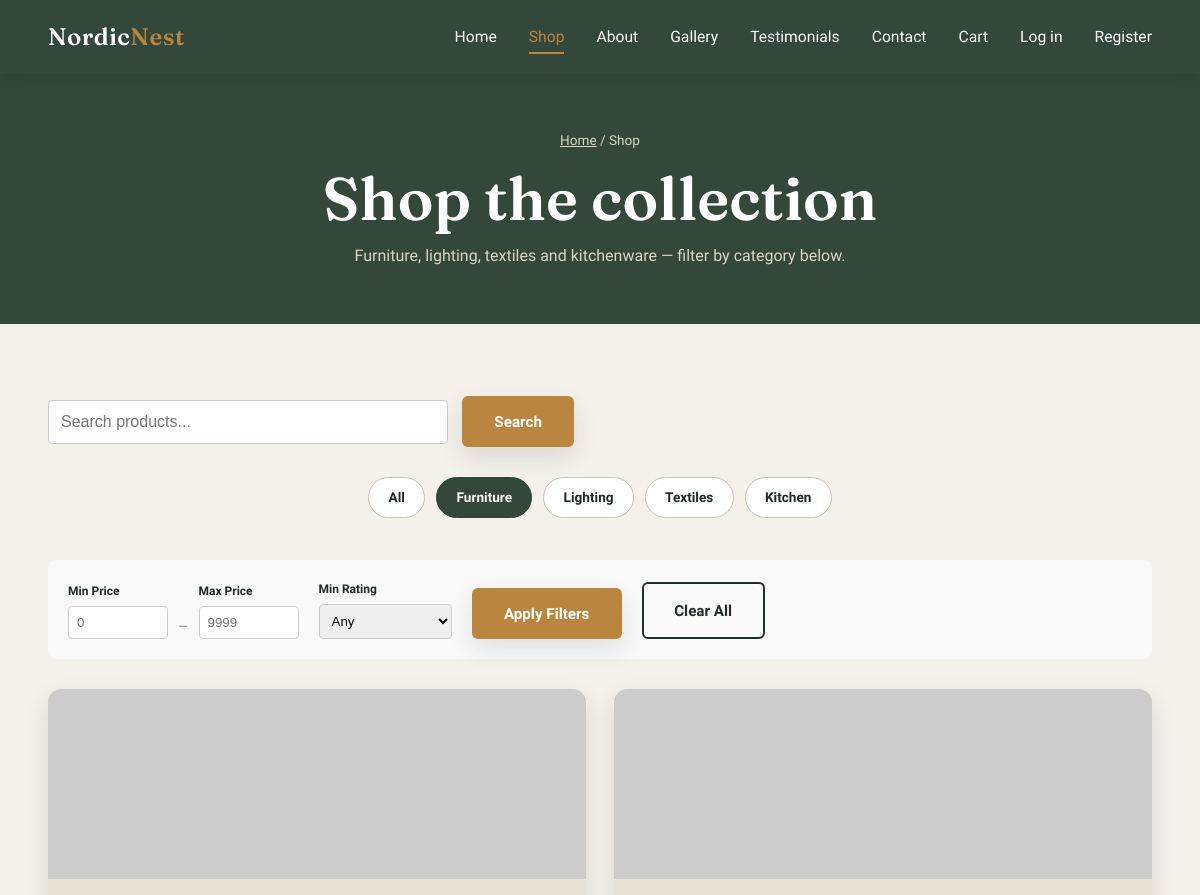
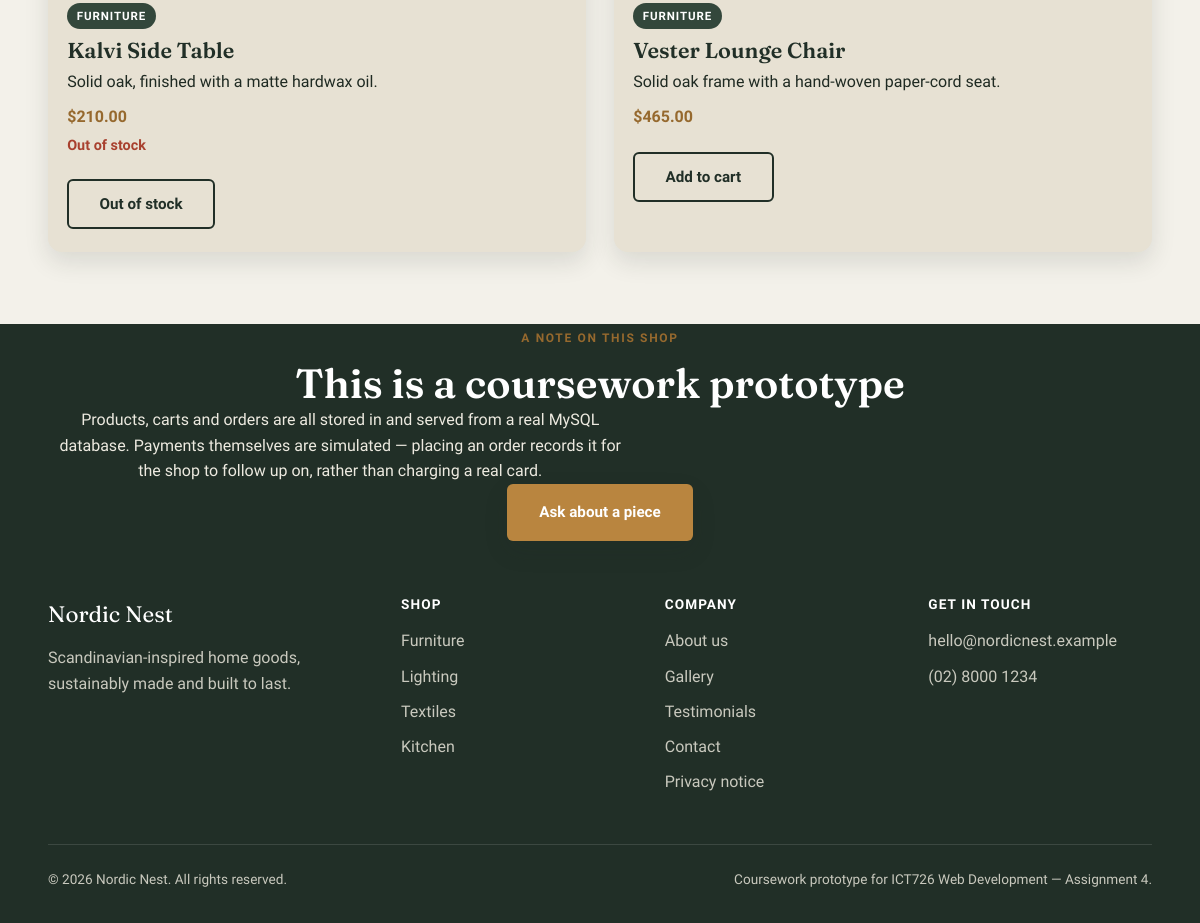
Screenshot of /shop.php?category=Furniture with the database file from the repository (2 pictures, top to bottom).
### tables this page shows
CREATE TABLE IF NOT EXISTS products (
    id              INT UNSIGNED AUTO_INCREMENT PRIMARY KEY,
    name            VARCHAR(150)  NOT NULL,
    category        ENUM('Furniture','Lighting','Textiles','Kitchen') NOT NULL,
    price           DECIMAL(10,2) NOT NULL,
    description     TEXT          NOT NULL,
    image_url       VARCHAR(255)  NOT NULL,
    stock           INT UNSIGNED  NOT NULL DEFAULT 0,
    created_at      TIMESTAMP     NOT NULL DEFAULT CURRENT_TIMESTAMP,
    updated_at      TIMESTAMP     NOT NULL DEFAULT CURRENT_TIMESTAMP ON UPDATE CURRENT_TIMESTAMP
);

### includes/functions.php (called while the page is built, shortened)
<?php
function h(?string $value): string
{
    return htmlspecialchars($value ?? '', ENT_QUOTES, 'UTF-8');
}
function clean(?string $value): string
{
    return trim($value ?? '');
}

### shop.php (the view, shortened to what this page needs)
<?php
require_once __DIR__ . '/includes/functions.php';
$valid_categories = ['Furniture', 'Lighting', 'Textiles', 'Kitchen'];
$category = clean($_GET['category'] ?? '');
$min_price = isset($_GET['min_price']) && $_GET['min_price'] !== '' ? (float)$_GET['min_price'] : 0;
$max_price = isset($_GET['max_price']) && $_GET['max_price'] !== '' ? (float)$_GET['max_price'] : 99999;
$min_rating = isset($_GET['min_rating']) ? (int)$_GET['min_rating'] : 0;
$search = clean($_GET['search'] ?? '');
$where_parts = ['p.price BETWEEN ? AND ?'];
$params = [$min_price, $max_price];
if ($category !== '') {
    $where_parts[] = 'p.category = ?';
    $params[] = $category;
}
$where_clause = 'WHERE ' . implode(' AND ', $where_parts);
$query = "SELECT p.id, p.name, p.category, p.price, p.description, p.image_url, p.stock,
                 COALESCE(AVG(t.rating), 0) as avg_rating,
                 COUNT(DISTINCT CASE WHEN t.status = 'approved' THEN t.id END) as review_count
          FROM products p
          LEFT JOIN testimonials t ON p.id = t.product_id
          $where_clause
          GROUP BY p.id";
$query .= " ORDER BY p.category, p.name";
$stmt = $pdo->prepare($query);
$stmt->execute($params);
$products = $stmt->fetchAll();
require __DIR__ . '/includes/header.php';
?>
<section class="page-header">
  <div class="container">
    <p class="breadcrumb"><a href="index.php">Home</a> / Shop</p>
    <h1>Shop the collection</h1>
    <p class="page-subheading">Furniture, lighting, textiles and kitchenware — filter by category below.</p>
  </div>
</section>
<section class="container section">
  <div class="search-section" style="margin-bottom: 30px;">
    <form method="GET" action="shop.php" class="search-form">
      <input type="text" name="search" placeholder="Search products..." value="<?= h($search) ?>" style="padding: 12px; border: 1px solid #ccc; border-radius: 4px; width: 100%; max-width: 400px; font-size: 16px;">
      <button type="submit" class="btn btn-primary" style="margin-left: 10px;">Search</button>
    </form>
  </div>
  <div class="filter-bar" role="group" aria-label="Filter products by category">
    <a class="filter-btn <?= $category === '' ? 'is-active' : '' ?>" href="shop.php?<?php echo http_build_query(array_filter(['search' => $search, 'min_price' => $min_price > 0 ? $min_price : '', 'max_price' => $max_price < 99999 ? $max_price : '', 'min_rating' => $min_rating > 0 ? $min_rating : ''])); ?>">All</a>
    <?php foreach ($valid_categories as $cat): ?>
      <a class="filter-btn <?= $category === $cat ? 'is-active' : '' ?>" href="shop.php?category=<?= urlencode($cat) ?>&<?php echo http_build_query(array_filter(['search' => $search, 'min_price' => $min_price > 0 ? $min_price : '', 'max_price' => $max_price < 99999 ? $max_price : '', 'min_rating' => $min_rating > 0 ? $min_rating : ''])); ?>"><?= h($cat) ?></a>
    <?php endforeach; ?>
  </div>
  <div class="advanced-filters" style="background: #f9f9f9; padding: 20px; margin: 30px 0; border-radius: 8px; display: flex; gap: 20px; flex-wrap: wrap; align-items: flex-end;">
    <form method="GET" action="shop.php" class="filters-form" style="display: flex; gap: 20px; flex-wrap: wrap; align-items: flex-end; width: 100%;">
      <div style="display: flex; gap: 10px; align-items: flex-end;">
        <div>
          <label for="min_price" style="display: block; font-size: 12px; font-weight: 600; margin-bottom: 5px;">Min Price</label>
          <input type="number" name="min_price" id="min_price" placeholder="0" value="<?= $min_price > 0 ? $min_price : '' ?>" min="0" step="0.01" style="padding: 8px; border: 1px solid #ccc; border-radius: 4px; width: 100px;">
        </div>
        <span style="color: #999;">–</span>
        <div>
          <label for="max_price" style="display: block; font-size: 12px; font-weight: 600; margin-bottom: 5px;">Max Price</label>
          <input type="number" name="max_price" id="max_price" placeholder="9999" value="<?= $max_price < 99999 ? $max_price : '' ?>" min="0" step="0.01" style="padding: 8px; border: 1px solid #ccc; border-radius: 4px; width: 100px;">
        </div>
      </div>
      <div>
        <label for="min_rating" style="display: block; font-size: 12px; font-weight: 600; margin-bottom: 5px;">Min Rating</label>
        <select name="min_rating" id="min_rating" style="padding: 8px; border: 1px solid #ccc; border-radius: 4px;">
          <option value="0" <?= $min_rating == 0 ? 'selected' : '' ?>>Any</option>
        </select>
      </div>
      <button type="submit" class="btn btn-primary">Apply Filters</button>
      <a href="shop.php" class="btn btn-outline">Clear All</a>
    </form>
  </div>
  <?php if (empty($products)): ?>
    <p>No products found matching your filters. Try adjusting your search or filters.</p>
  <?php else: ?>
    <div class="shelf-row">
      <?php foreach ($products as $p): $stock = (int)$p['stock']; ?>
        <article class="card">
          <img src="<?= h($p['image_url']) ?>" alt="<?= h($p['name']) ?>" loading="lazy">
          <div class="card-body">
            <span class="card-tag"><?= h($p['category']) ?></span>
            <h3><a href="product.php?id=<?= (int)$p['id'] ?>"><?= h($p['name']) ?></a></h3>
            <p><?= h($p['description']) ?></p>
            <p class="card-price">$<?= number_format((float)$p['price'], 2) ?></p>
            <?php if ($stock === 0): ?>
              <p class="stock-note out">Out of stock</p>
            <?php elseif ($stock <= 5): ?>
              <p class="stock-note low">Only <?= $stock ?> left</p>
            <?php endif; ?>
            <div class="card-actions">
              <form method="post" action="cart.php" class="add-to-cart-form">
                <button type="submit" class="btn btn-outline" <?= $stock === 0 ? 'disabled' : '' ?>><?= $stock === 0 ? 'Out of stock' : 'Add to cart' ?></button>
              </form>
            </div>
          </div>
        </article>
      <?php endforeach; ?>
    </div>
  <?php endif; ?>
</section>
<section class="band-dark">
  <div class="container center">
    <p class="eyebrow">A note on this shop</p>
    <h2>This is a coursework prototype</h2>
    <p>Products, carts and orders are all stored in and served from a real MySQL database. Payments themselves are simulated — placing an order records it for the shop to follow up on, rather than charging a real card.</p>
    <a class="btn btn-primary" href="contact.php">Ask about a piece</a>
  </div>
</section>
<?php require __DIR__ . '/includes/footer.php'; ?>

### css/style.css (style rules this page uses)
:root { --color-bg: #F3F1EA; --color-ink: #1F2A22; --color-primary: #33473B; --color-primary-dark: #212F27; --color-accent: #B9853F; --color-accent-dark: #96692E; --color-card: #E7E1D3; --color-line: #C9C2AF; --color-white: #FFFFFF; --color-error: #A8402E; --color-success: #33473B; --font-display: 'Fraunces', Georgia, serif; --font-body: 'Work Sans', Arial, sans-serif; --radius-sm: 6px; --radius-md: 14px; --radius-lg: 28px; --shadow-card: 0 10px 24px rgba(31, 42, 34, 0.12); --shadow-card-hover: 0 18px 34px rgba(31, 42, 34, 0.18); --transition-base: 220ms ease; --container-width: 1180px; }
* { margin: 0; padding: 0; box-sizing: border-box; }
html { scroll-behavior: smooth; }
body { font-family: var(--font-body); background-color: var(--color-bg); color: var(--color-ink); line-height: 1.6; font-size: 1rem; -webkit-font-smoothing: antialiased; }
img { max-width: 100%; display: block; }
a { color: inherit; text-decoration: none; }
h1, h2, h3, h4 { font-family: var(--font-display); font-weight: 600; line-height: 1.15; color: var(--color-primary-dark); }
h1 { font-size: clamp(2.4rem, 5vw, 4rem); }
h2 { font-size: clamp(1.8rem, 3.4vw, 2.6rem); }
h3 { font-size: 1.35rem; }
p { max-width: 65ch; }
.container { width: min(92%, var(--container-width)); margin-inline: auto; }
.eyebrow { display: inline-block; font-family: var(--font-body); font-size: 0.75rem; font-weight: 600; letter-spacing: 0.14em; text-transform: uppercase; color: var(--color-accent-dark); margin-bottom: 0.75rem; }
.btn { display: inline-block; font-family: var(--font-body); font-weight: 600; font-size: 0.95rem; padding: 0.9rem 1.9rem; border-radius: var(--radius-sm); border: 2px solid transparent; cursor: pointer; transition: transform var(--transition-base), box-shadow var(--transition-base), background var(--transition-base); }
.btn-primary { background: var(--color-accent); color: var(--color-white); box-shadow: var(--shadow-card); }
.btn-outline { background: transparent; color: var(--color-primary-dark); border-color: var(--color-primary-dark); }
.shelf-row { display: grid; grid-template-columns: repeat(auto-fit, minmax(230px, 1fr)); gap: 1.75rem; }
.card { background: var(--color-card); border-radius: var(--radius-md); overflow: hidden; box-shadow: var(--shadow-card); transition: transform var(--transition-base), box-shadow var(--transition-base); }
.card img { width: 100%; height: 190px; object-fit: cover; }
.card-body { padding: 1.1rem 1.2rem 1.4rem; }
.card-body h3 { margin-bottom: 0.35rem; }
.card-price { display: inline-block; margin-top: 0.6rem; font-weight: 700; color: var(--color-accent-dark); }
.card-tag { display: inline-block; font-size: 0.72rem; font-weight: 700; letter-spacing: 0.08em; text-transform: uppercase; background: var(--color-primary); color: var(--color-white); padding: 0.25rem 0.6rem; border-radius: 999px; margin-bottom: 0.6rem; }
.band-dark { background: var(--color-primary-dark); color: #EDEAE0; }
.band-dark h2 { color: var(--color-white); }
.page-header { background: var(--color-primary); color: var(--color-white); padding-block: 3.5rem; text-align: center; }
.page-header h1 { color: var(--color-white); margin-bottom: 0.6rem; }
.page-header p { margin-inline: auto; color: #DAD6C8; }
.breadcrumb { font-size: 0.85rem; color: #C7CCC5; margin-bottom: 0.8rem; }
.breadcrumb a { text-decoration: underline; }
.filter-bar { display: flex; gap: 0.7rem; flex-wrap: wrap; justify-content: center; margin-bottom: 2.6rem; }
.filter-btn { font-family: var(--font-body); font-size: 0.85rem; font-weight: 600; padding: 0.55rem 1.2rem; border-radius: 999px; border: 1.5px solid var(--color-line); background: var(--color-white); cursor: pointer; transition: all var(--transition-base); }
.filter-btn.is-active { background: var(--color-primary); border-color: var(--color-primary); color: var(--color-white); }
.section { padding-block: 4.5rem; }
.center { text-align: center; }
.page-subheading { max-width: 60ch; }
.stock-note { font-size: 0.9rem; margin-top: 0.25rem; }
.stock-note.out { color: var(--color-error); font-weight: 600; }
.card-actions { display: flex; gap: 0.6rem; flex-wrap: wrap; align-items: center; margin-top: 0.6rem; }
.add-to-cart-form { margin-top: 0.75rem; }

### rows the page displays
products: category "FURNITURE", name "Kalvi Side Table", description "Solid oak, finished with a matte hardwax oil.", price "210.00", stock "Out of stock"
products: category "FURNITURE", name "Vester Lounge Chair", description "Solid oak frame with a hand-woven paper-cord seat.", price "465.00", stock "Add to cart"

### other values shown
$cat "Furniture"
$cat "Lighting"
$cat "Textiles"
$cat "Kitchen"
